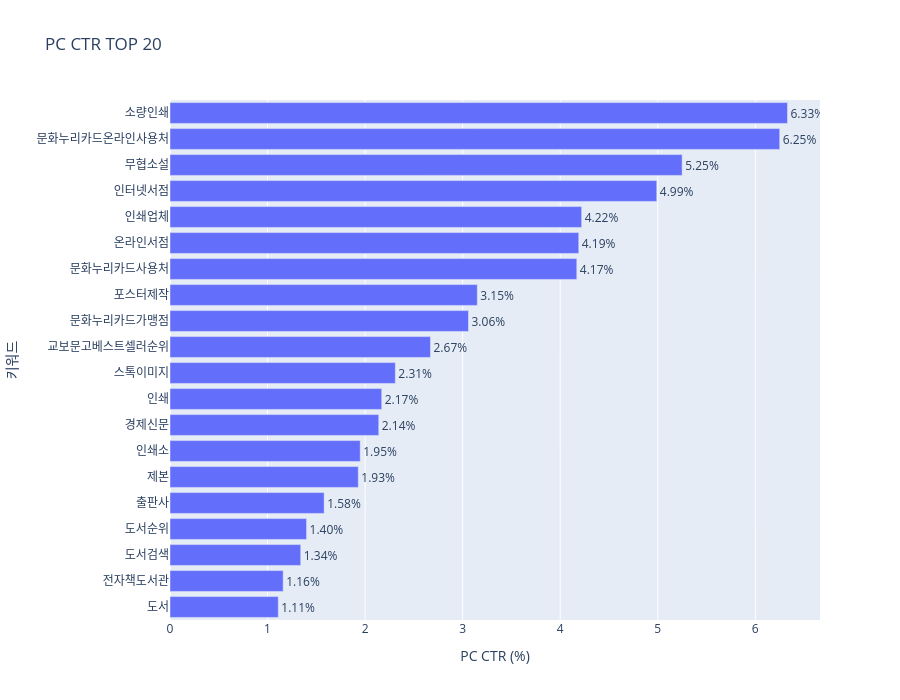

The notebook cell saved with this chart:
### Code cell
import plotly.express as px

fig = px.bar(
    top_ctr_pc,
    x="ctr_pc",
    y="keyword",
    title="PC CTR TOP 20",
    labels={
        "ctr_pc": "PC CTR (%)",
        "keyword": "키워드"
    },
    # text_auto=True
    text="ctr_pc"
)

fig.update_layout(
    yaxis={
        "categoryorder": "total ascending"
    },
    height=700
)

fig.update_traces(
    texttemplate="%{text:.2f}%",
    textposition="outside"
)

fig.show()

### Figure 1 — Plotly figure (JSON) as saved in the notebook; plotly's stock layout.template omitted (floating-point values rounded to 4 significant figures)
{"data": [{"alignmentgroup": "True", "hovertemplate": "PC CTR (%)=%{text}<br>키워드=%{y}<extra></extra>", "legendgroup": "", "marker": {"color": "#636efa", "pattern": {"shape": ""}}, "name": "", "offsetgroup": "", "orientation": "h", "showlegend": false, "text": [6.33, 6.25, 5.25, 4.99, 4.22, 4.19, 4.17, 3.15, 3.06, 2.67, 2.31, 2.17, 2.14, 1.95, 1.93, 1.58, 1.4, 1.34, 1.16, 1.11], "textposition": "outside", "texttemplate": "%{text:.2f}%", "type": "bar", "x": [6.33, 6.25, 5.25, 4.99, 4.22, 4.19, 4.17, 3.15, 3.06, 2.67, 2.31, 2.17, 2.14, 1.95, 1.93, 1.58, 1.4, 1.34, 1.16, 1.11], "xaxis": "x", "y": ["소량인쇄", "문화누리카드온라인사용처", "무협소설", "인터넷서점", "인쇄업체", "온라인서점", "문화누리카드사용처", "포스터제작", "문화누리카드가맹점", "교보문고베스트셀러순위", "스톡이미지", "인쇄", "경제신문", "인쇄소", "제본", "출판사", "도서순위", "도서검색", "전자책도서관", "도서"], "yaxis": "y"}], "layout": {"barmode": "relative", "height": 700, "legend": {"tracegroupgap": 0}, "title": {"text": "PC CTR TOP 20"}, "xaxis": {"anchor": "y", "domain": [0, 1], "title": {"text": "PC CTR (%)"}}, "yaxis": {"anchor": "x", "categoryorder": "total ascending", "domain": [0, 1], "title": {"text": "키워드"}}}}
